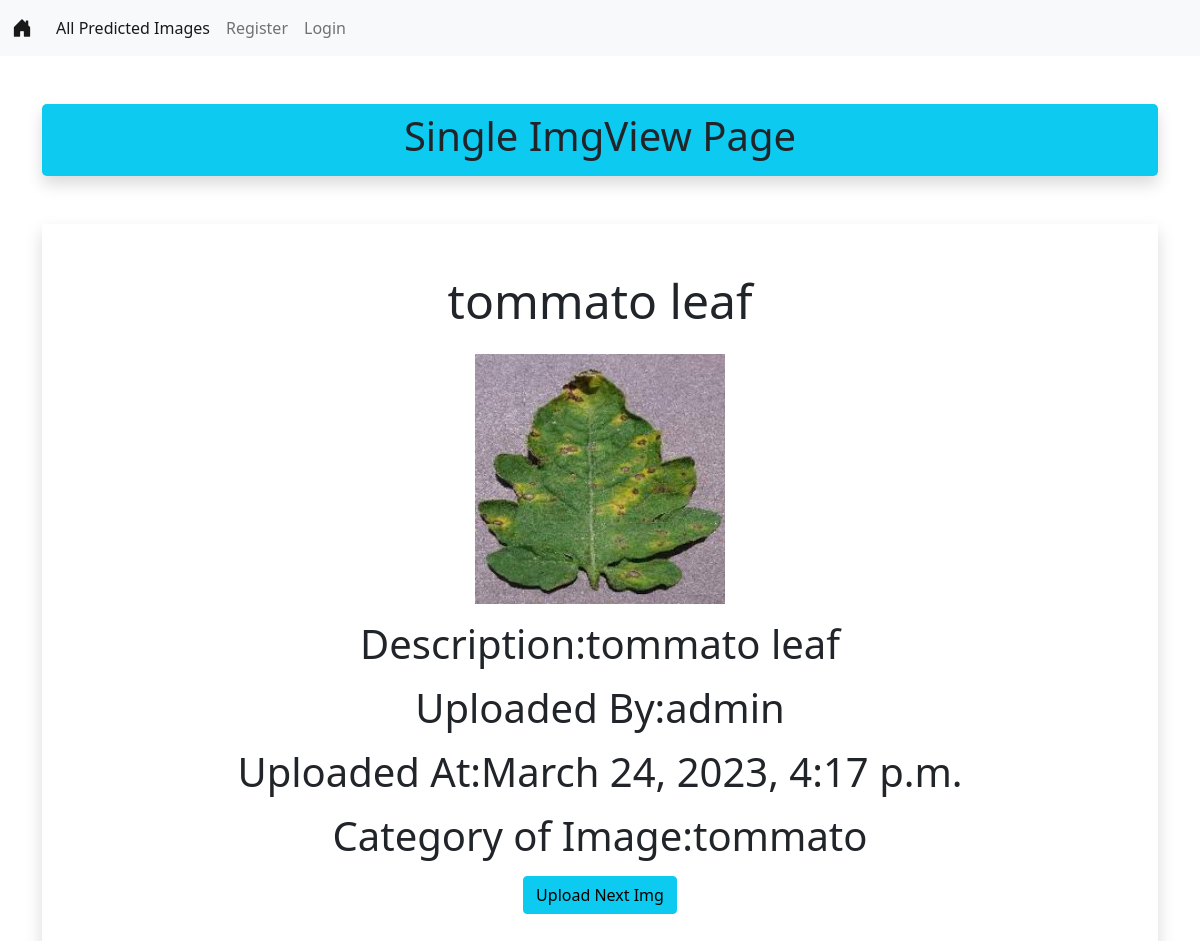
/view-image/1/, run on the app's committed database.
### PlantDiseaseApp/models.py (models this page shows, shortened)
class ImageModel(models.Model):
    title =models.CharField(max_length=100)
    desc =  models.TextField()
    uploaded_by = models.CharField(max_length=100)
    uploaded_at = models.DateTimeField(auto_now_add=True)
    cat = models.ForeignKey(CategoryModel , on_delete=models.CASCADE)
    image = models.ImageField(upload_to='Uploaded_Image/')

class CategoryModel(models.Model):
    title = models.CharField(max_length=100)
    def __str__(self):
        return self.title

### PlantDiseaseApp/views.py (the view)
# urls.py: path('view-image/<int:image_id>/',views.view_image, name='view_image'),
def view_image(request,image_id):
    image = ImageModel.objects.get(id=image_id)
    context = {'image': image}
    return render(request, 'image.html', context)

### templates/image.html (shortened to what this page needs)
{% extends 'base.html' %}
{% load static %}
{% block body %}
<div class="container my-5 p-2 text-center text-dark bg-info shadow rounded-3">
    <h1 class="display-6 ">Single ImgView Page</h1>
</div>
<div class="container my-4 shadow py-5">
    <center>
        <h1 class="display-5">{{image.title}}</h1>
        <img src="{{image.image.url}}" alt="No image" height="250px" class="my-3" >
       <p class="display-6 text-red"> Description:{{image.desc}}</p>
       <p class="display-6">Uploaded By:{{image.uploaded_by}}</p>
       <p class="display-6">Uploaded At:{{image.uploaded_at}}
        <p class="display-6">Category of Image:{{image.cat}}
<div>
    <a href="{% url 'addimage' %}" class="btn btn-info display-3">Upload Next Img</a>
</div>
    </center>
    </div>
{% endblock body %}

### static/css/style.css (style rules this page uses)
body { background-image: url('https://images.pling.com/img/00/00/65/59/21/1760653/green-leaf-dew-drop-2020-nature-plant-hd-photo-wallpaper-1920x1080-10wallpaper.com.jpg'); }

### data on the page
ImageModel: title "tommato leaf", image (picture), desc "tommato leaf", uploaded_by "admin", uploaded_at "March 24, 2023, 4:17 p.m.", cat "tommato"
